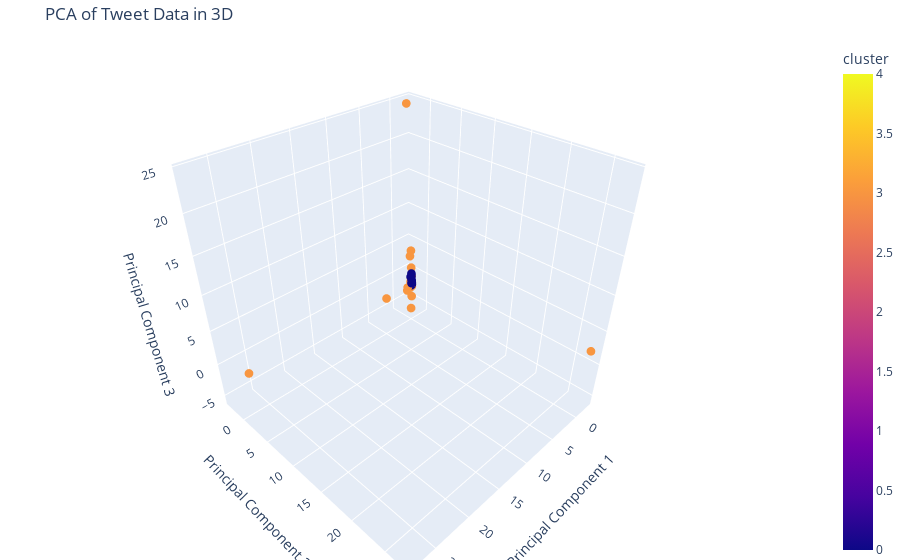

Notebook source saved alongside this figure:
### Code cell
import pandas as pd
import numpy as np
from sklearn.decomposition import PCA
from sklearn.feature_extraction.text import TfidfVectorizer
from sklearn.preprocessing import StandardScaler
from sklearn.metrics.pairwise import cosine_distances
from sklearn_extra.cluster import KMedoids
from sklearn.ensemble import IsolationForest
import nltk
from nltk.corpus import stopwords, words
from nltk.stem import PorterStemmer
import string
import plotly.express as px
import matplotlib.pyplot as plt
import seaborn as sns

# Descargar recursos de nltk
nltk.download('stopwords')
nltk.download('words')

# Inicializar el stemmer y el conjunto de palabras válidas
stemmer = PorterStemmer()
valid_words = set(words.words())

# Función de preprocesamiento del texto
def preprocess_text(text):
    if not isinstance(text, str):
        return ""
    stop_words = set(stopwords.words('english'))  # Conjunto de stop words en inglés
    text = text.lower()  # Convertir el texto a minúsculas
    text = ''.join([char for char in text if char not in string.punctuation])  # Eliminar la puntuación
    words_list = text.split()
    words_list = [word for word in words_list if word not in stop_words]  # Eliminar stop words
    words_list = [stemmer.stem(word) for word in words_list]  # Aplicar stemming
    words_list = [word for word in words_list if word in valid_words]  # Eliminar palabras no válidas
    text = ' '.join(words_list)
    return text

# Leer el archivo CSV con codificación ISO-8859-1 y seleccionar filas al azar
def read_csv(file_path, num_rows=None, seed=42):
    df = pd.read_csv(file_path, encoding='ISO-8859-1')
    if num_rows is not None:
        df = df.sample(n=num_rows, random_state=seed)
    return df

# Convertir los textos a vectores TF-IDF y obtener la palabra más representativa
def get_top_word(text, vectorizer):
    tfidf_matrix = vectorizer.transform([text])  # Transformar el texto en una matriz TF-IDF
    feature_array = np.array(vectorizer.get_feature_names_out())  # Obtener los nombres de las características (palabras)
    tfidf_sorting = np.argsort(tfidf_matrix.toarray()).flatten()[::-1]  # Ordenar los puntajes TF-IDF en orden descendente
    top_word = feature_array[tfidf_sorting][0]  # Obtener la palabra con el puntaje más alto
    return top_word

# Obtener las palabras más frecuentes de cada cluster
def get_top_words_per_cluster(df, num_top_words=10):
    cluster_words = {}
    for cluster in df['cluster'].unique():
        words = ' '.join(df[df['cluster'] == cluster]['cleaned_text']).split()
        word_freq = pd.Series(words).value_counts().head(num_top_words)
        cluster_words[cluster] = word_freq[word_freq > 1]  # Asegurarse de que las palabras estén en el grupo
    return cluster_words

# Función para eliminar outliers utilizando IsolationForest
def remove_outliers(X, contamination=0.05, seed=42):
    iso = IsolationForest(contamination=contamination, random_state=seed)
    yhat = iso.fit_predict(X)
    mask = yhat != -1
    return X[mask, :], mask

# Función principal para realizar el análisis PCA
def pca_analysis(file_path, num_rows=None, n_clusters=5, seed=42, remove_outliers_option=False):
    # Leer el archivo CSV
    df = read_csv(file_path, num_rows, seed)
    
    # Asegurarse de que todas las entradas en la columna 'text' sean cadenas de texto
    df['text'] = df['text'].astype(str)
    
    # Preprocesar los textos
    df['cleaned_text'] = df['text'].apply(preprocess_text)
    
    # Convertir los textos a vectores TF-IDF
    vectorizer = TfidfVectorizer()
    X = vectorizer.fit_transform(df['cleaned_text']).toarray()
    
    # Eliminar outliers si la opción está activada
    if remove_outliers_option:
        X, mask = remove_outliers(X, seed=seed)
        df = df[mask]
    
    # Obtener la palabra más representativa
    df['top_word'] = df['cleaned_text'].apply(lambda x: get_top_word(x, vectorizer))
    
    # Estandarizar los datos
    scaler = StandardScaler()
    X_scaled = scaler.fit_transform(X)
    
    # Ajustar el número de clusters basado en el número de inliers
    n_clusters = min(n_clusters, X_scaled.shape[0])
    
    # Aplicar PCA con tres componentes
    pca = PCA(n_components=3)
    principal_components = pca.fit_transform(X_scaled)
    
    df_pca = pd.DataFrame(data=principal_components, columns=['PC1', 'PC2', 'PC3'])
    df_pca['top_word'] = df['top_word'].values
    
    # Calcular la matriz de distancias coseno
    distance_matrix = cosine_distances(X_scaled)
    
    # Clustering con K-Medoids y distancia de similitud coseno
    for attempt in range(10):
        kmedoids = KMedoids(n_clusters=n_clusters, metric='precomputed', random_state=seed + attempt)
        clusters = kmedoids.fit_predict(distance_matrix)
        if len(set(clusters)) == n_clusters:
            break
    
    df_pca['cluster'] = clusters
    df['cluster'] = clusters
    
    # Agregar etiquetas numéricas a cada punto en el gráfico
    df_pca['label'] = df_pca.index
    
    # Visualización interactiva en 3D con plotly
    fig = px.scatter_3d(df_pca, x='PC1', y='PC2', z='PC3', color='cluster', title='PCA of Tweet Data in 3D', 
                        labels={'PC1': 'Principal Component 1', 'PC2': 'Principal Component 2', 'PC3': 'Principal Component 3'},
                        hover_name='top_word', color_continuous_scale='plasma')
    
    fig.update_traces(marker=dict(size=3))  # Hacer los puntos más pequeños
    fig.update_layout(scene=dict(
                        xaxis_title='Principal Component 1',
                        yaxis_title='Principal Component 2',
                        zaxis_title='Principal Component 3'),
                      margin=dict(l=0, r=0, b=0, t=40))
    
    # Guardar el gráfico interactivo en un archivo HTML
    fig.write_html("pca_tweet_data.html")
    
    fig.show()
    
    # Obtener y mostrar las palabras más frecuentes por cluster
    top_words_dict = get_top_words_per_cluster(df)
    top_words_df = pd.DataFrame(top_words_dict).fillna(0)
    
    # Formatear la tabla de palabras agrupadas
    top_words_df.index.name = 'Word'
    top_words_df.columns.name = 'Cluster'
    top_words_df.reset_index(inplace=True)
    
    # Mostrar la tabla de palabras agrupadas
    plt.figure(figsize=(12, 8))
    sns.heatmap(top_words_df.set_index('Word'), annot=True, fmt='g', cmap='plasma')
    plt.title('Top 10 Words by Cluster')
    plt.xlabel('Cluster')
    plt.ylabel('Word')
    plt.show()
    
    # Exportar la tabla a un archivo Excel
    top_words_df.to_excel("top_words_by_cluster.xlsx", index=False)
    
    return top_words_df, top_words_dict

# Ejemplo de uso
file_path = 'C:/Users/nicol/OneDrive/MIA/Cursos/Aprendizaje Sup/Proyecto de Aplicacion/REPO GITHUB/proyecto-final-machine-learning/dataset/train.csv'  # Ruta actualizada del archivo CSV
num_rows = 100  # Número de filas a considerar para el análisis, None para usar todas las filas
n_clusters = 5  # Número de clusters
seed = 42  # Semilla para la selección aleatoria
remove_outliers_option = True  # Cambiar a False para no eliminar outliers

top_words_df, top_words_dict = pca_analysis(file_path, num_rows, n_clusters, seed, remove_outliers_option)

# Mostrar la tabla de palabras agrupadas
print("\nTop 10 palabras más repetidas por grupo:")
print(top_words_df)

# Imprimir el listado de los grupos por separado
for cluster, words in top_words_dict.items():
    print(f"\nCluster {cluster}:")
    print(words)

### Figure 1 — Plotly figure (JSON) as saved in the notebook; plotly's stock layout.template omitted (floating-point values rounded to 4 significant figures)
{"data": [{"hovertemplate": "<b>%{hovertext}</b><br><br>Principal Component 1=%{x}<br>Principal Component 2=%{y}<br>Principal Component 3=%{z}<br>cluster=%{marker.color}<extra></extra>", "hovertext": ["point", "whole", "tri", "tell", "glad", "drug", "friend", "paper", "crochet", "bum", "hug", "there", "rich", "your", "count", "idea", "enlighten", "flight", "morn", "phone", "thing", "day", "head", "could", "haircut", "quot", "hope", "interest", "great", "parent", "watch", "els", "case", "away", "hand", "staff", "yeah", "damn", "bud", "woe", "yea", "switch", "boo", "mine", "that", "nice", "dress", "smash", "cinder", "what", "cold", "said", "month", "fight", "better", "victim", "bore", "center", "your", "join", "space", "feel", "guild", "charger", "hear", "mother", "day", "swine", "tonight", "buy", "round", "end", "era", "ya", "foot", "extern", "step", "music", "wash", "caviar", "hay", "set", "enjoy", "caramel", "know", "your", "face", "who", "that", "stomach", "cannot", "watch", "girl", "miss", "your"], "legendgroup": "", "marker": {"color": [0, 3, 3, 0, 0, 0, 0, 0, 3, 0, 3, 3, 0, 1, 3, 0, 0, 0, 0, 3, 3, 4, 3, 3, 0, 3, 0, 0, 0, 3, 0, 0, 3, 3, 3, 0, 3, 0, 0, 3, 0, 0, 0, 3, 0, 0, 0, 0, 3, 0, 0, 3, 0, 0, 3, 0, 0, 0, 2, 3, 0, 0, 0, 0, 0, 3, 3, 3, 3, 0, 3, 3, 3, 0, 3, 3, 0, 3, 3, 0, 0, 0, 0, 3, 3, 3, 0, 0, 0, 0, 0, 0, 0, 0, 0], "coloraxis": "coloraxis", "size": 3, "symbol": "circle"}, "mode": "markers", "name": "", "scene": "scene", "showlegend": false, "type": "scatter3d", "x": [-0.2007, -0.2592, -0.297, -0.2979, -0.3187, -0.2028, -0.2725, -0.2446, -0.5549, -0.3938, -0.346, -0.1824, -0.3526, -0.1342, -0.4172, -0.2877, -0.1521, -0.371, -0.1521, -0.4064, -0.5766, -0.1841, -0.6281, -0.3881, -0.2999, -0.5002, -0.1927, -0.1637, -0.2656, -0.7536, -0.1944, -0.3495, -0.3427, 0.193, -0.5036, -0.3613, -0.5519, -0.1521, -0.2654, -0.3325, -0.3125, -0.2088, -0.1647, 4.557, -0.2047, -0.1685, -0.3899, -0.1755, -2.301, -0.2556, -0.2231, -0.6529, -0.2141, -0.233, -0.6412, -0.2162, -0.2507, -0.1521, -0.1342, 27.82, -0.1755, -0.1755, -0.323, -0.2533, -0.2541, -0.2716, -0.1841, -0.9837, -0.4892, -0.3111, 0.3551, -0.5867, -0.5124, -0.1666, -1.88, -0.7623, -0.2536, -0.3836, -0.7623, -0.3261, -0.3219, -0.2918, -0.1521, -0.4058, -0.4308, -0.391, -0.3488, -0.3244, -0.1796, -0.2107, -0.2203, -0.2077, -0.2556, -0.2503, -0.1342], "y": [-0.1367, -0.1973, -0.2173, -0.216, -0.2485, -0.1518, -0.2148, -0.1624, -0.49, -0.3238, -0.2518, -0.1266, -0.2762, -0.08431, -0.3635, -0.2129, -0.0964, -0.302, -0.0964, -0.3433, -0.4839, -0.1336, -0.5816, -0.5485, -0.2164, -0.6403, -0.134, -0.147, -0.1807, -0.9367, -0.1302, -0.2917, -0.251, -0.6302, -0.49, -0.3116, -0.8434, -0.0964, -0.2629, -0.4243, -0.3268, -0.1441, -0.109, -0.3159, -0.1491, -0.1122, -0.3289, -0.1125, 27.27, -0.1785, -0.1489, -0.7567, -0.37, -0.1681, -0.5428, -0.1432, -0.1925, -0.0964, -0.08431, 1.737, -0.1125, -0.1125, -0.2349, -0.185, -0.1724, -0.1934, -0.1336, -1.013, -0.3731, -0.3019, -0.3821, -0.6259, -0.4467, -0.1157, -2.844, -0.6894, -0.1691, -0.2994, -0.6894, -0.226, -0.2805, -0.2233, -0.0964, -0.3027, -0.3456, -0.2995, -0.3255, -0.2302, -0.1191, -0.153, -0.1671, -0.1571, -0.1794, -0.1949, -0.08431], "z": [-0.2606, -0.3763, -0.4517, -0.3874, -0.3949, -0.1175, 0.1092, -0.3461, 0.5529, -0.3725, -0.4906, -0.2292, -0.7159, -0.1674, -0.4395, -0.2443, -0.1936, -0.2781, -0.1936, -0.7507, -1.177, -0.2248, -0.6571, -0.366, -0.4436, 0.3007, -0.2568, -0.3178, -0.3619, -1.725, -0.2544, -0.07106, -0.3018, -1.635, 0.7808, 0.02801, 3.699, -0.1936, 1.216, -0.6492, -0.8307, -0.2834, -0.2118, -0.7179, -0.08552, -0.1716, -0.4502, -0.2295, 2.054, -0.3463, -0.2911, 4.584, 0.6212, -0.3004, -0.8651, -0.2939, -0.2568, -0.1936, -0.1674, 1.513, -0.2295, -0.2295, -0.3059, -0.2689, -0.3559, -0.3758, -0.2248, -5.553, -0.7735, 0.619, -0.9186, 1.894, -0.6764, -0.2118, 24.32, -3.12, -0.3646, -0.5059, -3.12, -0.5167, -0.3993, -0.4344, -0.1936, -0.5853, -0.5437, -0.5881, 0.9821, -0.4794, -0.22, -0.2644, -0.2131, -0.1266, -0.3197, -0.245, -0.1674]}], "layout": {"coloraxis": {"colorbar": {"title": {"text": "cluster"}}, "colorscale": [[0, "#0d0887"], [0.1111, "#46039f"], [0.2222, "#7201a8"], [0.3333, "#9c179e"], [0.4444, "#bd3786"], [0.5556, "#d8576b"], [0.6667, "#ed7953"], [0.7778, "#fb9f3a"], [0.8889, "#fdca26"], [1, "#f0f921"]]}, "legend": {"tracegroupgap": 0}, "margin": {"b": 0, "l": 0, "r": 0, "t": 40}, "scene": {"domain": {"x": [0, 1], "y": [0, 1]}, "xaxis": {"title": {"text": "Principal Component 1"}}, "yaxis": {"title": {"text": "Principal Component 2"}}, "zaxis": {"title": {"text": "Principal Component 3"}}}, "title": {"text": "PCA of Tweet Data in 3D"}}}
